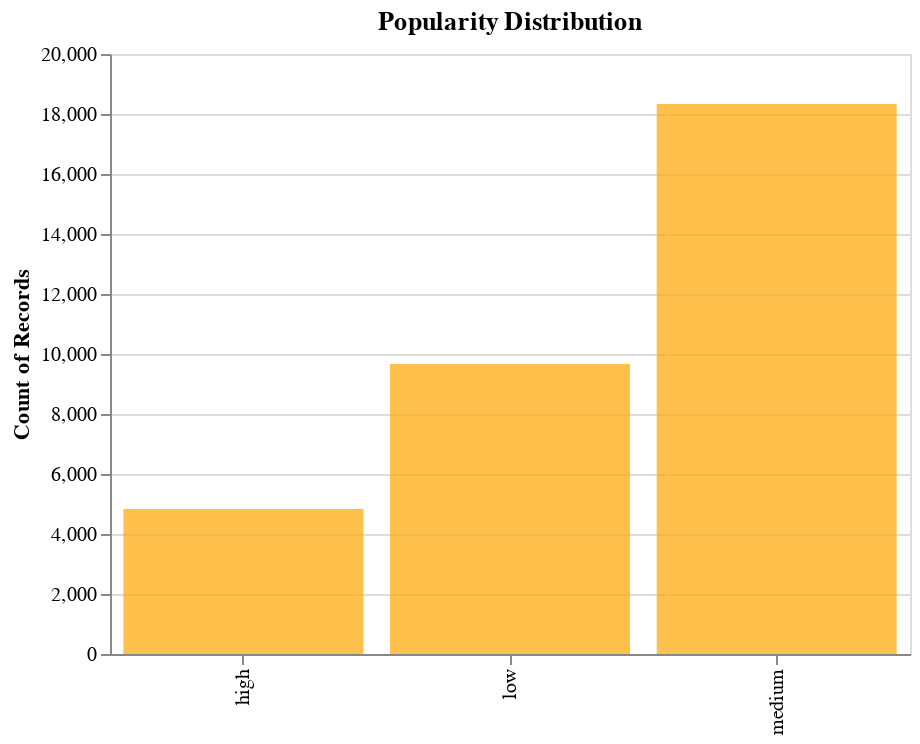

The notebook cell saved with this chart:
### Code cell
def popularity_level_distribution():
    chart=alt.Chart(df).mark_bar(color='orange',opacity=0.7).encode(
            x=alt.X('nominal_popularity',type='ordinal',title=None),
            y=alt.Y('count()',title='Count of Records'),
        ).properties(height=300,width=400,title='Popularity Distribution')
    return chart.to_html()

# chart=alt.Chart(df).mark_bar(color='orange',opacity=0.7).encode(
#         x=alt.X('nominal_popularity',type='ordinal',title=None),
#         y=alt.Y('count()',title='Count of Records'),
#     ).properties(height=300,width=400,title='Popularity Distribution')
# chart

### Figure 1 — Vega specification as saved in the notebook (floating-point values rounded to 4 significant figures)
{"$schema": "https://vega.github.io/schema/vega/v5.json", "data": [{"name": "source_0", "values": [{"__count": 18336, "nominal_popularity": "medium"}, {"__count": 4834, "nominal_popularity": "high"}, {"__count": 9663, "nominal_popularity": "low"}]}, {"name": "source_0_x_domain_nominal_popularity", "values": [{"nominal_popularity": "medium"}, {"nominal_popularity": "high"}, {"nominal_popularity": "low"}]}, {"name": "source_0_y_domain___count", "values": [{"min": 4834, "max": 18336}]}], "marks": [{"type": "rect", "name": "marks", "from": {"data": "source_0"}, "encode": {"update": {"x": {"field": "nominal_popularity", "scale": "x"}, "opacity": {"value": 0.7}, "width": {"signal": "max(0.25, bandwidth('x'))"}, "ariaRoleDescription": {"value": "bar"}, "y2": {"value": 0, "scale": "y"}, "fill": {"value": "orange"}, "y": {"field": "__count", "scale": "y"}, "description": {"signal": "\"nominal_popularity: \" + (isValid(datum[\"nominal_popularity\"]) ? datum[\"nominal_popularity\"] : \"\"+datum[\"nominal_popularity\"]) + \"; Count of Records: \" + (format(datum[\"__count\"], \"\"))"}}}, "style": ["bar"]}], "scales": [{"name": "x", "type": "band", "domain": {"data": "source_0_x_domain_nominal_popularity", "field": "nominal_popularity", "sort": true}, "range": [0, {"signal": "width"}], "paddingInner": 0.1, "paddingOuter": 0.05}, {"name": "y", "type": "linear", "domain": [{"signal": "(data(\"source_0_y_domain___count\")[0] || {}).min"}, {"signal": "(data(\"source_0_y_domain___count\")[0] || {}).max"}], "range": [{"signal": "height"}, 0], "zero": true, "nice": true}], "axes": [{"scale": "y", "maxExtent": 0, "domain": false, "ticks": false, "minExtent": 0, "grid": true, "labels": false, "tickCount": {"signal": "ceil(height/40)"}, "aria": false, "zindex": 0, "orient": "left", "gridScale": "x"}, {"scale": "x", "grid": false, "labelBaseline": "middle", "labelAlign": "right", "orient": "bottom", "labelAngle": 270, "zindex": 0}, {"scale": "y", "zindex": 0, "orient": "left", "grid": false, "labelOverlap": true, "tickCount": {"signal": "ceil(height/40)"}, "title": "Count of Records"}], "title": {"text": "Popularity Distribution", "frame": "group"}, "width": 400, "background": "white", "padding": 5, "height": 300, "style": "cell"}
